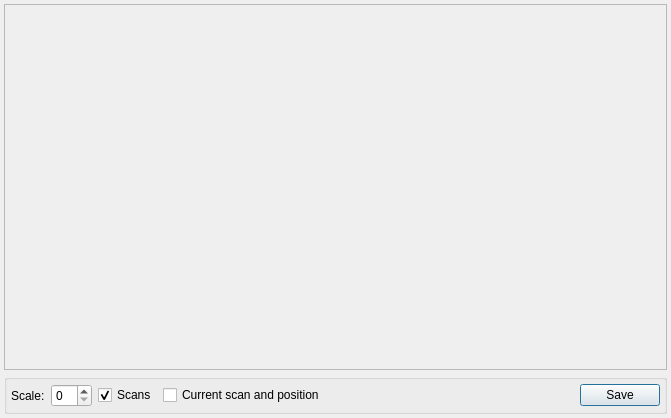
<ui version="4.0" >
 <class>MapDialog</class>
 <widget class="QDialog" name="MapDialog" >
  <property name="geometry" >
   <rect>
    <x>0</x>
    <y>0</y>
    <width>671</width>
    <height>418</height>
   </rect>
  </property>
  <property name="windowTitle" >
   <string>Map</string>
  </property>
  <property name="windowIcon" >
   <iconset resource="Monitor.qrc" >:/Monitor/resources/monitor.png</iconset>
  </property>
  <layout class="QVBoxLayout" >
   <property name="spacing" >
    <number>4</number>
   </property>
   <property name="leftMargin" >
    <number>4</number>
   </property>
   <property name="topMargin" >
    <number>4</number>
   </property>
   <property name="rightMargin" >
    <number>4</number>
   </property>
   <property name="bottomMargin" >
    <number>4</number>
   </property>
   <item>
    <widget class="QFrame" name="mapFrame" >
     <property name="sizePolicy" >
      <sizepolicy vsizetype="Expanding" hsizetype="Expanding" >
       <horstretch>0</horstretch>
       <verstretch>0</verstretch>
      </sizepolicy>
     </property>
     <property name="frameShape" >
      <enum>QFrame::StyledPanel</enum>
     </property>
     <property name="frameShadow" >
      <enum>QFrame::Plain</enum>
     </property>
    </widget>
   </item>
   <item>
    <widget class="QGroupBox" name="groupBox" >
     <property name="title" >
      <string/>
     </property>
     <layout class="QHBoxLayout" >
      <property name="leftMargin" >
       <number>4</number>
      </property>
      <property name="topMargin" >
       <number>4</number>
      </property>
      <property name="rightMargin" >
       <number>4</number>
      </property>
      <property name="bottomMargin" >
       <number>4</number>
      </property>
      <item>
       <widget class="QLabel" name="label" >
        <property name="text" >
         <string>Scale:</string>
        </property>
       </widget>
      </item>
      <item>
       <widget class="QSpinBox" name="scaleSpinBox" />
      </item>
      <item>
       <widget class="QCheckBox" name="scansCheckBox" >
        <property name="text" >
         <string>Scans</string>
        </property>
        <property name="checked" >
         <bool>true</bool>
        </property>
       </widget>
      </item>
      <item>
       <widget class="QCheckBox" name="currentCheckBox" >
        <property name="text" >
         <string>Current scan and position</string>
        </property>
       </widget>
      </item>
      <item>
       <spacer>
        <property name="orientation" >
         <enum>Qt::Horizontal</enum>
        </property>
        <property name="sizeHint" >
         <size>
          <width>40</width>
          <height>20</height>
         </size>
        </property>
       </spacer>
      </item>
      <item>
       <widget class="QPushButton" name="saveButton" >
        <property name="text" >
         <string>Save</string>
        </property>
        <property name="icon" >
         <iconset resource="Monitor.qrc" >:/Monitor/resources/save_16.png</iconset>
        </property>
       </widget>
      </item>
     </layout>
    </widget>
   </item>
  </layout>
 </widget>
 <resources>
  <include location="Monitor.qrc" />
 </resources>
 <connections/>
</ui>
